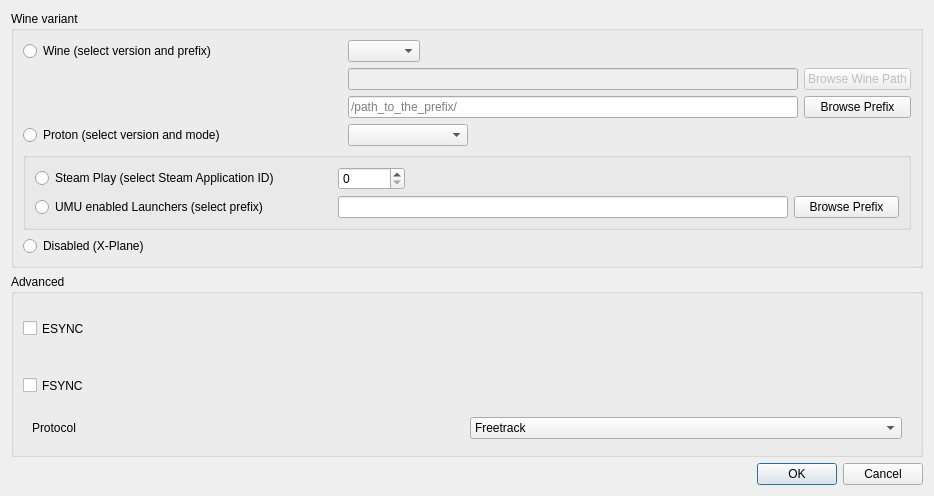
<?xml version="1.0" encoding="UTF-8"?>
<ui version="4.0">
 <class>UICFTControls</class>
 <widget class="QWidget" name="UICFTControls">
  <property name="windowModality">
   <enum>Qt::NonModal</enum>
  </property>
  <property name="geometry">
   <rect>
    <x>0</x>
    <y>0</y>
    <width>934</width>
    <height>496</height>
   </rect>
  </property>
  <property name="windowTitle">
   <string>Wine settings</string>
  </property>
  <property name="windowIcon">
   <iconset resource="wine-protocol.qrc">
    <normaloff>:/images/wine.png</normaloff>:/images/wine.png</iconset>
  </property>
  <property name="layoutDirection">
   <enum>Qt::LeftToRight</enum>
  </property>
  <property name="autoFillBackground">
   <bool>false</bool>
  </property>
  <layout class="QVBoxLayout" name="verticalLayout">
   <item>
    <widget class="QGroupBox" name="groupBox">
     <property name="title">
      <string>Wine variant</string>
     </property>
     <layout class="QGridLayout" name="gridLayout_2">
      <item row="1" column="1">
       <layout class="QHBoxLayout" name="horizontalLayout_3">
        <item>
         <widget class="QLineEdit" name="wine_path">
          <property name="enabled">
           <bool>false</bool>
          </property>
          <property name="sizePolicy">
           <sizepolicy hsizetype="Minimum" vsizetype="Preferred">
            <horstretch>0</horstretch>
            <verstretch>0</verstretch>
           </sizepolicy>
          </property>
          <property name="minimumSize">
           <size>
            <width>450</width>
            <height>0</height>
           </size>
          </property>
          <property name="toolTip">
           <string>&lt;html&gt;&lt;head/&gt;&lt;body&gt;&lt;p&gt;wine/runner exectuable path&lt;/p&gt;&lt;/body&gt;&lt;/html&gt;</string>
          </property>
          <property name="inputMask">
           <string/>
          </property>
          <property name="placeholderText">
           <string/>
          </property>
         </widget>
        </item>
        <item>
         <widget class="QPushButton" name="browse_wine_path_button">
          <property name="enabled">
           <bool>false</bool>
          </property>
          <property name="sizePolicy">
           <sizepolicy hsizetype="Minimum" vsizetype="Fixed">
            <horstretch>0</horstretch>
            <verstretch>0</verstretch>
           </sizepolicy>
          </property>
          <property name="text">
           <string>Browse Wine Path</string>
          </property>
         </widget>
        </item>
       </layout>
      </item>
      <item row="2" column="1">
       <layout class="QVBoxLayout" name="verticalLayout_7">
        <item>
         <layout class="QHBoxLayout" name="horizontalLayout_4">
          <item>
           <widget class="QLineEdit" name="wineprefix">
            <property name="sizePolicy">
             <sizepolicy hsizetype="Minimum" vsizetype="Preferred">
              <horstretch>0</horstretch>
              <verstretch>0</verstretch>
             </sizepolicy>
            </property>
            <property name="minimumSize">
             <size>
              <width>450</width>
              <height>0</height>
             </size>
            </property>
            <property name="toolTip">
             <string>&lt;html&gt;&lt;head/&gt;&lt;body&gt;&lt;p&gt;prefix&lt;/p&gt;&lt;/body&gt;&lt;/html&gt;</string>
            </property>
            <property name="placeholderText">
             <string>/path_to_the_prefix/</string>
            </property>
           </widget>
          </item>
          <item>
           <widget class="QPushButton" name="browse_wine_prefix_button">
            <property name="text">
             <string>Browse Prefix</string>
            </property>
           </widget>
          </item>
         </layout>
        </item>
       </layout>
      </item>
      <item row="3" column="1">
       <widget class="QComboBox" name="proton_version">
        <property name="sizePolicy">
         <sizepolicy hsizetype="Maximum" vsizetype="Preferred">
          <horstretch>0</horstretch>
          <verstretch>0</verstretch>
         </sizepolicy>
        </property>
        <property name="minimumSize">
         <size>
          <width>120</width>
          <height>0</height>
         </size>
        </property>
        <property name="layoutDirection">
         <enum>Qt::LeftToRight</enum>
        </property>
       </widget>
      </item>
      <item row="3" column="0">
       <widget class="QRadioButton" name="variant_proton">
        <property name="sizePolicy">
         <sizepolicy hsizetype="Minimum" vsizetype="Preferred">
          <horstretch>0</horstretch>
          <verstretch>0</verstretch>
         </sizepolicy>
        </property>
        <property name="text">
         <string>Proton (select version and mode)</string>
        </property>
        <attribute name="buttonGroup">
         <string notr="true">variantGroup</string>
        </attribute>
       </widget>
      </item>
      <item row="0" column="0">
       <widget class="QRadioButton" name="variant_wine">
        <property name="sizePolicy">
         <sizepolicy hsizetype="Minimum" vsizetype="Preferred">
          <horstretch>0</horstretch>
          <verstretch>0</verstretch>
         </sizepolicy>
        </property>
        <property name="text">
         <string>Wine (select version and prefix)</string>
        </property>
        <attribute name="buttonGroup">
         <string notr="true">variantGroup</string>
        </attribute>
       </widget>
      </item>
      <item row="0" column="1">
       <widget class="QComboBox" name="wine_path_combo">
        <property name="sizePolicy">
         <sizepolicy hsizetype="Maximum" vsizetype="Preferred">
          <horstretch>0</horstretch>
          <verstretch>0</verstretch>
         </sizepolicy>
        </property>
       </widget>
      </item>
      <item row="4" column="0" colspan="2">
       <widget class="QGroupBox" name="proton_subgroup">
        <layout class="QGridLayout" name="gridLayout">
         <item row="0" column="1">
          <widget class="QSpinBox" name="proton_appid">
           <property name="sizePolicy">
            <sizepolicy hsizetype="Maximum" vsizetype="Preferred">
             <horstretch>0</horstretch>
             <verstretch>0</verstretch>
            </sizepolicy>
           </property>
           <property name="maximum">
            <number>2147483647</number>
           </property>
          </widget>
         </item>
         <item row="0" column="0">
          <widget class="QRadioButton" name="subvariant_steamplay">
           <property name="toolTip">
            <string>&lt;html&gt;&lt;head/&gt;&lt;body&gt;&lt;p&gt;Steam Play is Steams System to run Windows titles on Linux via Proton.&lt;/p&gt;&lt;/body&gt;&lt;/html&gt;</string>
           </property>
           <property name="text">
            <string>Steam Play (select Steam Application ID)</string>
           </property>
           <attribute name="buttonGroup">
            <string notr="true">protonSubGroup</string>
           </attribute>
          </widget>
         </item>
         <item row="1" column="0">
          <widget class="QRadioButton" name="subvariant_external">
           <property name="toolTip">
            <string>&lt;html&gt;&lt;head/&gt;&lt;body&gt;&lt;p&gt;UMU is a launcher that allows the use of Proton outside of Steam. Some game launchers like Lutris may use this to enable Proton support.&lt;/p&gt;&lt;/body&gt;&lt;/html&gt;</string>
           </property>
           <property name="text">
            <string>UMU enabled Launchers (select prefix)</string>
           </property>
           <attribute name="buttonGroup">
            <string notr="true">protonSubGroup</string>
           </attribute>
          </widget>
         </item>
         <item row="1" column="1">
          <layout class="QHBoxLayout" name="horizontalLayout_7">
           <item>
            <widget class="QLineEdit" name="protonprefix">
             <property name="sizePolicy">
              <sizepolicy hsizetype="Fixed" vsizetype="Preferred">
               <horstretch>0</horstretch>
               <verstretch>0</verstretch>
              </sizepolicy>
             </property>
             <property name="minimumSize">
              <size>
               <width>450</width>
               <height>0</height>
              </size>
             </property>
            </widget>
           </item>
           <item>
            <widget class="QPushButton" name="browse_proton_prefix_button">
             <property name="sizePolicy">
              <sizepolicy hsizetype="Minimum" vsizetype="Fixed">
               <horstretch>0</horstretch>
               <verstretch>0</verstretch>
              </sizepolicy>
             </property>
             <property name="minimumSize">
              <size>
               <width>105</width>
               <height>0</height>
              </size>
             </property>
             <property name="text">
              <string>Browse Prefix</string>
             </property>
            </widget>
           </item>
          </layout>
         </item>
        </layout>
       </widget>
      </item>
      <item row="5" column="0" colspan="2">
       <widget class="QRadioButton" name="variant_disabled">
        <property name="sizePolicy">
         <sizepolicy hsizetype="Minimum" vsizetype="Preferred">
          <horstretch>0</horstretch>
          <verstretch>0</verstretch>
         </sizepolicy>
        </property>
        <property name="text">
         <string>Disabled (X-Plane)</string>
        </property>
        <attribute name="buttonGroup">
         <string notr="true">variantGroup</string>
        </attribute>
       </widget>
      </item>
     </layout>
    </widget>
   </item>
   <item>
    <widget class="QGroupBox" name="groupBoxAdvanced">
     <property name="title">
      <string>Advanced</string>
     </property>
     <layout class="QVBoxLayout" name="verticalLayout_2">
      <property name="spacing">
       <number>6</number>
      </property>
      <item>
       <widget class="QCheckBox" name="esync">
        <property name="sizePolicy">
         <sizepolicy hsizetype="Minimum" vsizetype="Preferred">
          <horstretch>0</horstretch>
          <verstretch>0</verstretch>
         </sizepolicy>
        </property>
        <property name="toolTip">
         <string>&lt;html&gt;&lt;head/&gt;&lt;body&gt;&lt;p&gt;When supported.&lt;/p&gt;&lt;/body&gt;&lt;/html&gt;</string>
        </property>
        <property name="text">
         <string>ESYNC</string>
        </property>
       </widget>
      </item>
      <item>
       <widget class="QCheckBox" name="fsync">
        <property name="sizePolicy">
         <sizepolicy hsizetype="Minimum" vsizetype="Preferred">
          <horstretch>0</horstretch>
          <verstretch>0</verstretch>
         </sizepolicy>
        </property>
        <property name="toolTip">
         <string>&lt;html&gt;&lt;head/&gt;&lt;body&gt;&lt;p&gt;When supported.&lt;/p&gt;&lt;/body&gt;&lt;/html&gt;</string>
        </property>
        <property name="text">
         <string>FSYNC</string>
        </property>
       </widget>
      </item>
      <item>
       <widget class="QWidget" name="widget_2" native="true">
        <property name="sizePolicy">
         <sizepolicy hsizetype="Preferred" vsizetype="Maximum">
          <horstretch>0</horstretch>
          <verstretch>0</verstretch>
         </sizepolicy>
        </property>
        <layout class="QHBoxLayout" name="horizontalLayout_2">
         <property name="topMargin">
          <number>0</number>
         </property>
         <property name="bottomMargin">
          <number>0</number>
         </property>
         <item>
          <widget class="QLabel" name="label_2">
           <property name="sizePolicy">
            <sizepolicy hsizetype="Preferred" vsizetype="Maximum">
             <horstretch>0</horstretch>
             <verstretch>0</verstretch>
            </sizepolicy>
           </property>
           <property name="text">
            <string>Protocol</string>
           </property>
          </widget>
         </item>
         <item>
          <widget class="QComboBox" name="protocol_selection">
           <property name="sizePolicy">
            <sizepolicy hsizetype="Preferred" vsizetype="Maximum">
             <horstretch>0</horstretch>
             <verstretch>0</verstretch>
            </sizepolicy>
           </property>
           <item>
            <property name="text">
             <string>Freetrack</string>
            </property>
           </item>
           <item>
            <property name="text">
             <string>NPClient</string>
            </property>
           </item>
           <item>
            <property name="text">
             <string>Both</string>
            </property>
           </item>
          </widget>
         </item>
        </layout>
       </widget>
      </item>
      <item>
       <widget class="QWidget" name="widget" native="true">
        <property name="sizePolicy">
         <sizepolicy hsizetype="Expanding" vsizetype="Maximum">
          <horstretch>0</horstretch>
          <verstretch>0</verstretch>
         </sizepolicy>
        </property>
        <layout class="QHBoxLayout" name="horizontalLayout">
         <property name="topMargin">
          <number>0</number>
         </property>
         <property name="bottomMargin">
          <number>0</number>
         </property>
        </layout>
       </widget>
      </item>
     </layout>
    </widget>
   </item>
   <item>
    <widget class="QDialogButtonBox" name="buttonBox">
     <property name="sizePolicy">
      <sizepolicy hsizetype="Expanding" vsizetype="Maximum">
       <horstretch>0</horstretch>
       <verstretch>0</verstretch>
      </sizepolicy>
     </property>
     <property name="standardButtons">
      <set>QDialogButtonBox::Cancel|QDialogButtonBox::Ok</set>
     </property>
    </widget>
   </item>
  </layout>
 </widget>
 <tabstops>
  <tabstop>variant_wine</tabstop>
  <tabstop>wine_path_combo</tabstop>
  <tabstop>wine_path</tabstop>
  <tabstop>browse_wine_path_button</tabstop>
  <tabstop>wineprefix</tabstop>
  <tabstop>browse_wine_prefix_button</tabstop>
  <tabstop>variant_proton</tabstop>
  <tabstop>proton_version</tabstop>
  <tabstop>subvariant_steamplay</tabstop>
  <tabstop>proton_appid</tabstop>
  <tabstop>subvariant_external</tabstop>
  <tabstop>protonprefix</tabstop>
  <tabstop>browse_proton_prefix_button</tabstop>
  <tabstop>esync</tabstop>
  <tabstop>fsync</tabstop>
  <tabstop>protocol_selection</tabstop>
 </tabstops>
 <resources>
  <include location="wine-protocol.qrc"/>
 </resources>
 <connections/>
 <slots>
  <slot>startEngineClicked()</slot>
  <slot>stopEngineClicked()</slot>
  <slot>cameraSettingsClicked()</slot>
 </slots>
 <buttongroups>
  <buttongroup name="variantGroup"/>
  <buttongroup name="protonSubGroup"/>
 </buttongroups>
</ui>
